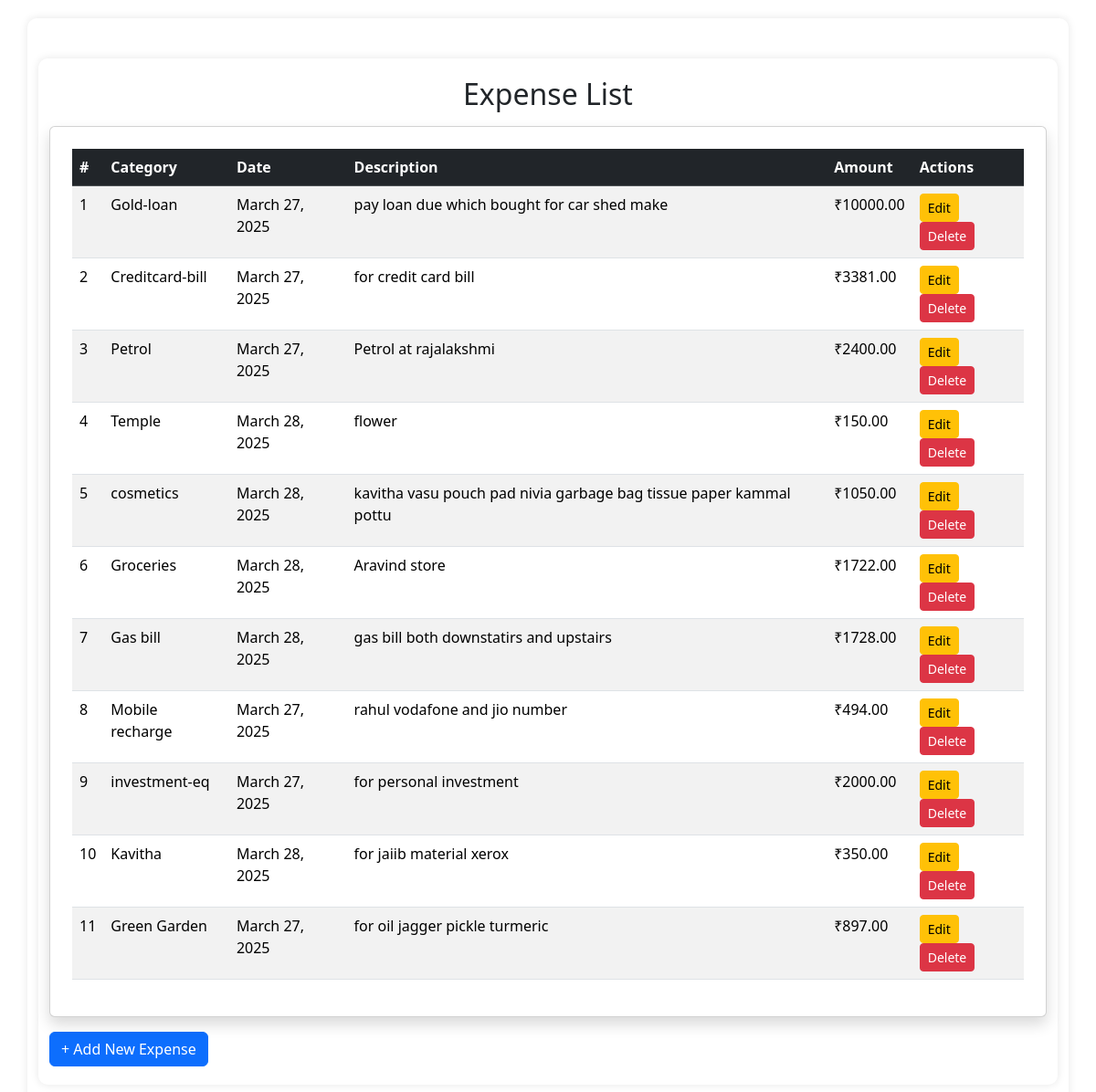
The app's page /expenses/ (signed in), older data.
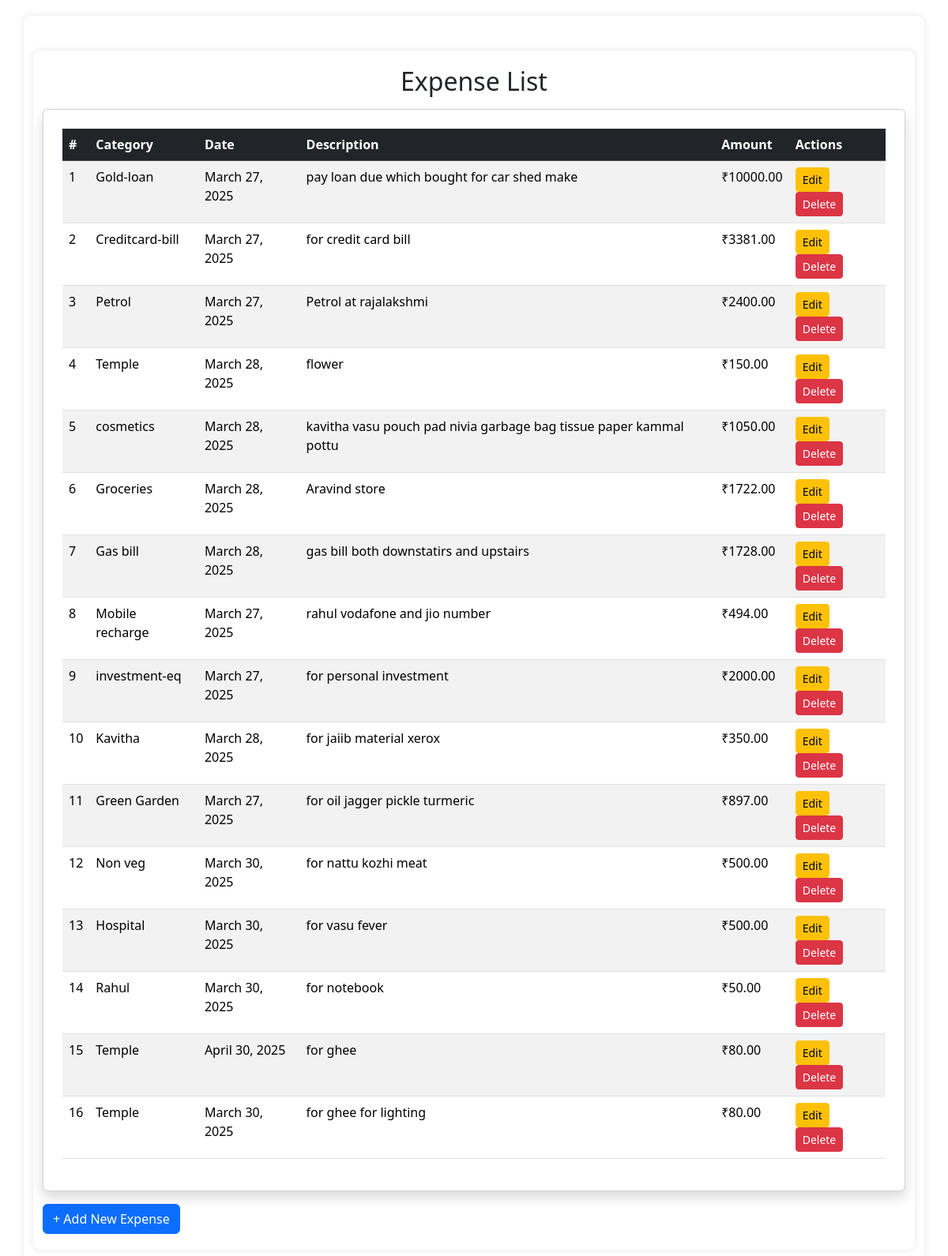
The same page, newer data.
### selavu/models.py (models this page shows, shortened)
class Expense(models.Model):
    category = models.ForeignKey(
        Category, on_delete=models.CASCADE)  # Link to Category model
    date = models.DateField()  # Stores date
    add_by = models.ForeignKey(
        User, on_delete=models.CASCADE)  # Links to User model
    description = models.TextField()  # Long text field for description
    amount = models.DecimalField(max_digits=10, decimal_places=2)

class Category(models.Model):
    id = models.AutoField(primary_key=True)  # Auto-incrementing ID
    name = models.CharField(max_length=255, unique=True)
    user = models.ForeignKey(User, on_delete=models.CASCADE)

### selavu/views.py (the view)
# urls.py: path('expenses/',  views.expense_list, name='expense_list'),
@login_required
def expense_list(request):
    expenses = Expense.objects.filter(
        add_by=request.user)  # Show only user's expenses
    return render(request, 'expense_list.html', {'expenses': expenses})

### selavu/templates/expense_list.html
{% extends 'base.html' %}
{% block content %}
<div class="container mt-4">
    <h2 class="text-center">Expense List</h2>
    <div class="card shadow p-4 mt-3">
        <table class="table table-striped table-hover">
            <thead class="table-dark">
                <tr>
                    <th>#</th>
                    <th>Category</th>
                    <th>Date</th>
                    <th>Description</th>
                    <th>Amount</th>
                    <th>Actions</th>
                </tr>
            </thead>
            <tbody>
                {% for expense in expenses %}
                <tr>
                    <td>{{ forloop.counter }}</td>
                    <td>{{ expense.category.name }}</td>
                    <td>{{ expense.date }}</td>
                    <td>{{ expense.description }}</td>
                    <td>₹{{ expense.amount }}</td>
                    <td>
                        <a href="{% url 'edit_expense' expense.id %}" class="btn btn-sm btn-warning">Edit</a>
                        <a href="{% url 'delete_expense' expense.id %}" class="btn btn-sm btn-danger"
   onclick="return confirm('Are you sure you want to delete this expense?');">
    Delete
</a>
                    </td>
                </tr>
                {% empty %}
                <tr>
                    <td colspan="6" class="text-center text-muted">No expenses recorded.</td>
                </tr>
                {% endfor %}
            </tbody>
        </table>
    </div>
    <a href="{% url 'add_expense' %}" class="btn btn-primary mt-3">+ Add New Expense</a>
</div>
<link rel="stylesheet" href="https://cdn.jsdelivr.net/npm/bootstrap@5.3.2/dist/css/bootstrap.min.css">
{% endblock %}

### selavu/templates/base.html (shortened to what this page needs)
<!DOCTYPE html>
<html lang="en">
<head>
        <link rel="stylesheet" href="https://cdn.jsdelivr.net/npm/bootstrap@5.3.0/dist/css/bootstrap.min.css">
</head>
<body>
    <div class="container">
        {% block content %} {% endblock %}
    </div>
</body>
</html>

### selavu/templates/base.html (style rules this page uses)
body { font-family: Arial, sans-serif; margin: 20px; padding: 20px; background-color: #f4f4f4; }
.container { max-width: 600px; margin: 0 auto; background: white; padding: 20px; border-radius: 10px; box-shadow: 0px 0px 10px rgba(0, 0, 0, 0.1); }

Row changes from the older to the newer data that the page shows:
added Expense: category.name "Non veg", date "March 30, 2025", description "for nattu kozhi meat", amount "500.00"
added Expense: category.name "Hospital", date "March 30, 2025", description "for vasu fever", amount "500.00"
added Expense: category.name "Rahul", date "March 30, 2025", description "for notebook", amount "50.00"
added Expense: category.name "Temple", date "April 30, 2025", description "for ghee", amount "80.00"
added Expense: category.name "Temple", date "March 30, 2025", description "for ghee for lighting", amount "80.00"
